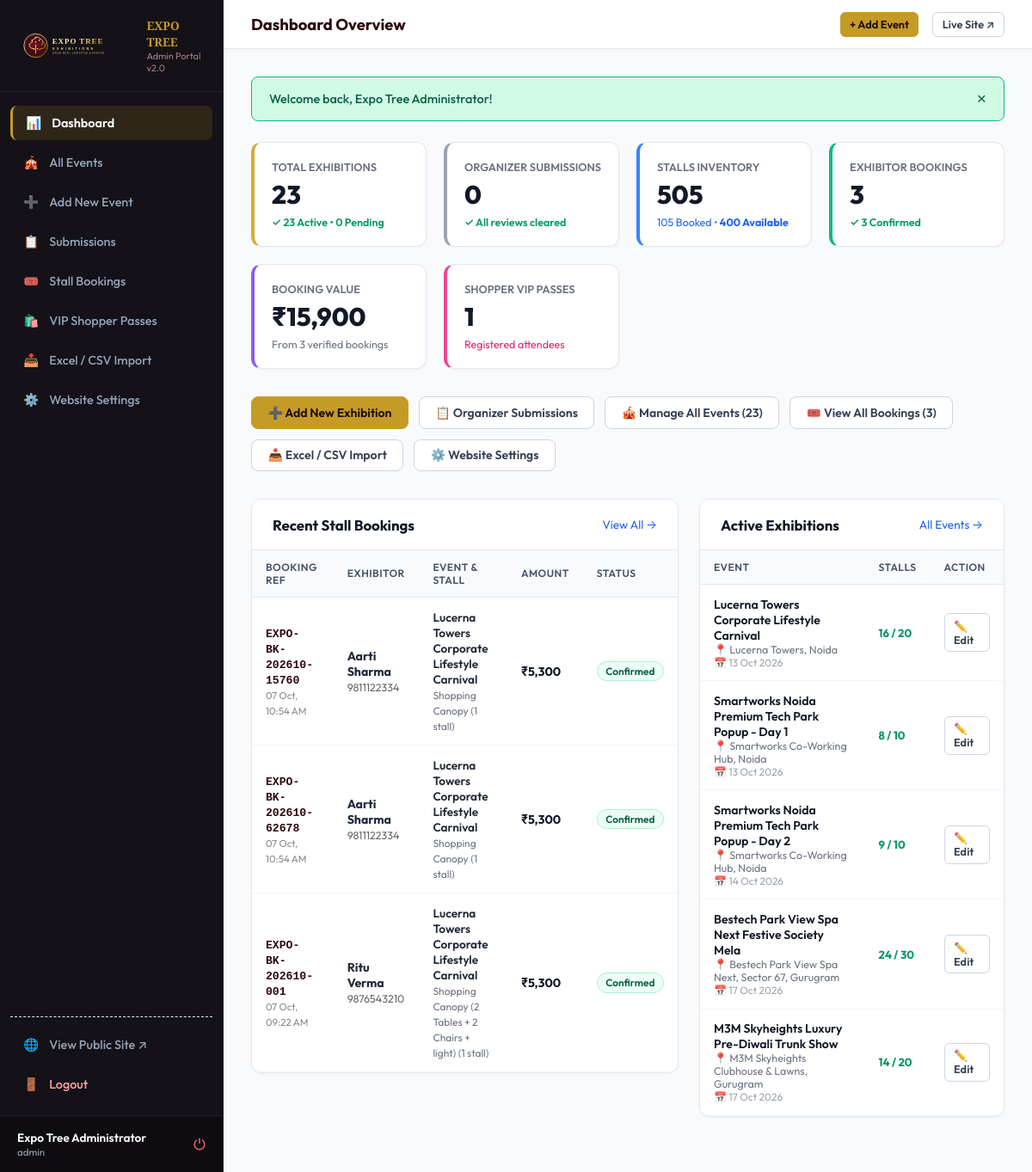
/admin/index.php (signed in), run on the app's committed database.
### tables this page shows
CREATE TABLE `bookings` (
  `id` int(11) NOT NULL AUTO_INCREMENT,
  `booking_number` varchar(50) NOT NULL,
  `event_id` int(11) NOT NULL,
  `customer_name` varchar(150) NOT NULL,
  `business_name` varchar(150) DEFAULT NULL,
  `mobile` varchar(30) NOT NULL,
  `whatsapp` varchar(30) NOT NULL,
  `email` varchar(150) DEFAULT NULL,
  `address` text DEFAULT NULL,
  `category_name` varchar(100) DEFAULT 'Jewellery & Accessories',
  `stall_type` varchar(150) NOT NULL,
  `start_date` date NOT NULL,
  `end_date` date NOT NULL,
  `days_count` int(11) NOT NULL DEFAULT 1,
  `stalls_count` int(11) NOT NULL DEFAULT 1,
  `price_per_day` decimal(10,2) NOT NULL DEFAULT 0.00,
  `addons_json` text DEFAULT NULL,
  `addons_total` decimal(10,2) NOT NULL DEFAULT 0.00,
  `total_amount` decimal(10,2) NOT NULL DEFAULT 0.00,
  `notes` text DEFAULT NULL,
  `status` enum('pending','confirmed','cancelled','completed') NOT NULL DEFAULT 'confirmed',
  `whatsapp_sent` tinyint(1) NOT NULL DEFAULT 1,
  `created_at` timestamp NOT NULL DEFAULT current_timestamp(),
  `updated_at` timestamp NOT NULL DEFAULT current_timestamp() ON UPDATE current_timestamp(),
  PRIMARY KEY (`id`),
  UNIQUE KEY `booking_number` (`booking_number`),
  KEY `fk_bookings_event` (`event_id`),
  CONSTRAINT `fk_bookings_event` FOREIGN KEY (`event_id`) REFERENCES `events` (`id`) ON DELETE CASCADE
);

CREATE TABLE `events` (
  `id` int(11) NOT NULL AUTO_INCREMENT,
  `title` varchar(255) NOT NULL,
  `slug` varchar(255) NOT NULL,
  `category` varchar(100) DEFAULT 'Lifestyle & Festive',
  `event_type` varchar(100) NOT NULL DEFAULT 'Exhibition',
  `start_date` date NOT NULL,
  `end_date` date NOT NULL,
  `date_display` varchar(100) DEFAULT NULL,
  `venue` varchar(255) NOT NULL,
  `city` varchar(100) NOT NULL,
  `state` varchar(100) NOT NULL DEFAULT 'Delhi NCR',
  `pincode` varchar(20) DEFAULT NULL,
  `address` text DEFAULT NULL,
  `location_type` varchar(50) DEFAULT 'Outdoors',
  `footfall` varchar(100) DEFAULT NULL,
  `gentry` varchar(100) DEFAULT 'Middle Class',
  `timings` varchar(100) DEFAULT '10:00 AM - 8:00 PM',
  `layout_type` varchar(100) DEFAULT 'First come first serve',
  `fan_charge` varchar(50) DEFAULT '300 RS',
  `price_shopping_canopy` decimal(10,2) DEFAULT NULL,
  `price_shopping_table1` decimal(10,2) DEFAULT NULL,
  `price_shopping_table2` decimal(10,2) DEFAULT NULL,
  `price_food_canopy` decimal(10,2) DEFAULT NULL,
  `price_food_table2` decimal(10,2) DEFAULT NULL,
  `price_promotional` varchar(100) DEFAULT '10k onwards',
  `daily_stall_price` decimal(10,2) NOT NULL DEFAULT 5000.00,
  `total_stalls` int(11) NOT NULL DEFAULT 20,
  `available_stalls` int(11) NOT NULL DEFAULT 20,
  `booked_stalls` int(11) NOT NULL DEFAULT 0,
  `stall_sizes` varchar(255) DEFAULT 'Canopy: 3x3m • Table: 6x2ft',
  `facilities` text DEFAULT NULL,
  `booking_instructions` text DEFAULT NULL,
  `terms_conditions` text DEFAULT NULL,
  `description` text DEFAULT NULL,
  `image_url` varchar(500) DEFAULT NULL,
  `banner_url` varchar(500) DEFAULT NULL,
  `venue_images_json` text DEFAULT NULL,
  `highlights` text DEFAULT NULL,
  `map_link` text DEFAULT NULL,
  `organizer_name` varchar(150) DEFAULT 'Expo Tree Exhibitions',
  `organizer_company` varchar(150) DEFAULT 'Expo Tree Events Pvt Ltd',
  `organizer_phone` varchar(30) DEFAULT '9811175057',
  `organizer_whatsapp` varchar(30) DEFAULT '9811175057',
  `organizer_email` varchar(150) DEFAULT 'expotreeexhibitions@gmail.com',
  `organizer_website` varchar(255) DEFAULT NULL,
  `status` enum('draft','pending','approved','published','unpublished','rejected','active','inactive','archived') NOT NULL DEFAULT 'published',
  `is_featured` tinyint(1) NOT NULL DEFAULT 0,
  `source` enum('admin','organizer_submission') NOT NULL DEFAULT 'admin',
  `rejection_reason` text DEFAULT NULL,
  `created_at` timestamp NOT NULL DEFAULT current_timestamp(),
  `updated_at` timestamp NOT NULL DEFAULT current_timestamp() ON UPDATE current_timestamp(),
  PRIMARY KEY (`id`),
  UNIQUE KEY `slug` (`slug`),
  KEY `idx_slug` (`slug`),
  KEY `idx_dates` (`start_date`,`end_date`),
  KEY `idx_city` (`city`),
  KEY `idx_type` (`event_type`),
  KEY `idx_status` (`status`)
);

### includes/functions.php (called while the page is built, shortened)
<?php
function e($value) {
    return htmlspecialchars((string)($value ?? ''), ENT_QUOTES, 'UTF-8');
}

### admin/index.php (the view, shortened to what this page needs)
<?php
require_once __DIR__ . '/../includes/db.php';
require_once __DIR__ . '/../includes/functions.php';
$totalEvents = (int)$pdo->query("SELECT COUNT(*) FROM events")->fetchColumn();
$activeEvents = (int)$pdo->query("SELECT COUNT(*) FROM events WHERE status IN ('published', 'active')")->fetchColumn();
$pendingEvents = (int)$pdo->query("SELECT COUNT(*) FROM events WHERE status = 'pending'")->fetchColumn();
$stallsMetrics = $pdo->query("
    SELECT
        COALESCE(SUM(total_stalls), 0) as total,
        COALESCE(SUM(booked_stalls), 0) as booked,
        COALESCE(SUM(available_stalls), 0) as available
    FROM events
")->fetch();
$totalBookings = (int)$pdo->query("SELECT COUNT(*) FROM bookings")->fetchColumn();
$pendingBookings = (int)$pdo->query("SELECT COUNT(*) FROM bookings WHERE status = 'pending'")->fetchColumn();
$confirmedBookings = (int)$pdo->query("SELECT COUNT(*) FROM bookings WHERE status = 'confirmed'")->fetchColumn();
$totalRevenue = (float)$pdo->query("SELECT COALESCE(SUM(total_amount), 0) FROM bookings WHERE status IN ('confirmed', 'completed')")->fetchColumn();
$shopperPasses = (int)$pdo->query("SELECT COUNT(*) FROM shopper_passes")->fetchColumn();
$recentBookings = $pdo->query("
    SELECT b.*, e.title as event_title, e.city as event_city
    FROM bookings b
    JOIN events e ON b.event_id = e.id
    ORDER BY b.created_at DESC
    LIMIT 6
")->fetchAll();
$upcomingEvents = $pdo->query("
    SELECT * FROM events
    WHERE status IN ('published', 'active')
    ORDER BY start_date ASC
    LIMIT 5
")->fetchAll();
require_once __DIR__ . '/includes/admin-header.php';
?>
<div style="display: grid; grid-template-columns: repeat(auto-fit, minmax(200px, 1fr)); gap: 1.25rem; margin-bottom: 2rem;">
  <div class="admin-card" style="margin-bottom: 0; padding: 1.25rem; border-left: 4px solid #D4AF37;">
    <div style="font-size: 0.8rem; font-weight: 600; color: #6b7280; text-transform: uppercase;">Total Exhibitions</div>
    <div style="font-size: 1.85rem; font-weight: 800; color: #111827; margin: 0.35rem 0;"><?= $totalEvents ?></div>
    <div style="font-size: 0.78rem; color: #059669; font-weight: 600;">✓ <?= $activeEvents ?> Active • <?= $pendingEvents ?> Pending</div>
  </div>
  <div class="admin-card" style="margin-bottom: 0; padding: 1.25rem; border-left: 4px solid <?= $pendingEvents > 0 ? '#f59e0b' : '#9ca3af' ?>;">
    <div style="font-size: 0.8rem; font-weight: 600; color: #6b7280; text-transform: uppercase;">Organizer Submissions</div>
    <div style="font-size: 1.85rem; font-weight: 800; color: <?= $pendingEvents > 0 ? '#d97706' : '#111827' ?>; margin: 0.35rem 0;"><?= $pendingEvents ?></div>
    <div style="font-size: 0.78rem;">
      <?php if ($pendingEvents > 0): ?>
        <a href="<?= BASE_URL ?>/admin/submissions.php" style="color: #d97706; font-weight: 700; text-decoration: none;">⚠️ Review <?= $pendingEvents ?> Pending →</a>
      <?php else: ?>
        <span style="color: #059669; font-weight: 600;">✓ All reviews cleared</span>
      <?php endif; ?>
    </div>
  </div>
  <div class="admin-card" style="margin-bottom: 0; padding: 1.25rem; border-left: 4px solid #3b82f6;">
    <div style="font-size: 0.8rem; font-weight: 600; color: #6b7280; text-transform: uppercase;">Stalls Inventory</div>
    <div style="font-size: 1.85rem; font-weight: 800; color: #111827; margin: 0.35rem 0;"><?= $stallsMetrics['total'] ?></div>
    <div style="font-size: 0.78rem; color: #2563eb;">
      <?= $stallsMetrics['booked'] ?> Booked • <strong><?= $stallsMetrics['available'] ?> Available</strong>
    </div>
  </div>
  <div class="admin-card" style="margin-bottom: 0; padding: 1.25rem; border-left: 4px solid #10b981;">
    <div style="font-size: 0.8rem; font-weight: 600; color: #6b7280; text-transform: uppercase;">Exhibitor Bookings</div>
    <div style="font-size: 1.85rem; font-weight: 800; color: #111827; margin: 0.35rem 0;"><?= $totalBookings ?></div>
    <div style="font-size: 0.78rem; color: #059669; font-weight: 600;">
      ✓ <?= $confirmedBookings ?> Confirmed <?= $pendingBookings > 0 ? "• <span style='color:#d97706;'>{$pendingBookings} Pending</span>" : '' ?>
    </div>
  </div>
  <div class="admin-card" style="margin-bottom: 0; padding: 1.25rem; border-left: 4px solid #8b5cf6;">
    <div style="font-size: 0.8rem; font-weight: 600; color: #6b7280; text-transform: uppercase;">Booking Value</div>
    <div style="font-size: 1.85rem; font-weight: 800; color: #111827; margin: 0.35rem 0;">₹<?= number_format($totalRevenue, 0) ?></div>
    <div style="font-size: 0.78rem; color: #6b7280;">From <?= $confirmedBookings ?> verified bookings</div>
  </div>
  <div class="admin-card" style="margin-bottom: 0; padding: 1.25rem; border-left: 4px solid #ec4899;">
    <div style="font-size: 0.8rem; font-weight: 600; color: #6b7280; text-transform: uppercase;">Shopper VIP Passes</div>
    <div style="font-size: 1.85rem; font-weight: 800; color: #111827; margin: 0.35rem 0;"><?= $shopperPasses ?></div>
    <div style="font-size: 0.78rem; color: #db2777;">Registered attendees</div>
  </div>
</div>
<div style="display: flex; gap: 0.75rem; margin-bottom: 2rem; flex-wrap: wrap;">
  <a href="<?= BASE_URL ?>/admin/event-add.php" class="admin-btn admin-btn-gold">
    <span>➕ Add New Exhibition</span>
  </a>
  <a href="<?= BASE_URL ?>/admin/submissions.php" class="admin-btn admin-btn-outline">
    <span>📋 Organizer Submissions <?= $pendingEvents > 0 ? "({$pendingEvents})" : '' ?></span>
  </a>
  <a href="<?= BASE_URL ?>/admin/events.php" class="admin-btn admin-btn-outline">
    <span>🎪 Manage All Events (<?= $totalEvents ?>)</span>
  </a>
  <a href="<?= BASE_URL ?>/admin/bookings.php" class="admin-btn admin-btn-outline">
    <span>🎟️ View All Bookings (<?= $totalBookings ?>)</span>
  </a>
  <a href="<?= BASE_URL ?>/admin/import.php" class="admin-btn admin-btn-outline">
    <span>📥 Excel / CSV Import</span>
  </a>
  <a href="<?= BASE_URL ?>/admin/settings.php" class="admin-btn admin-btn-outline">
    <span>⚙️ Website Settings</span>
  </a>
</div>
<div style="display: grid; grid-template-columns: 1.4fr 1fr; gap: 1.5rem; align-items: start;">
  <div class="admin-card">
    <div class="admin-card-header">
      <h3 style="font-size: 1.05rem; font-weight: 700; color: #111827;">Recent Stall Bookings</h3>
      <a href="<?= BASE_URL ?>/admin/bookings.php" style="font-size: 0.85rem; color: #2563eb; text-decoration: none;">View All →</a>
    </div>
    <div style="overflow-x: auto;">
      <table class="admin-table">
        <thead>
          <tr>
            <th>Booking Ref</th>
            <th>Exhibitor</th>
            <th>Event &amp; Stall</th>
            <th>Amount</th>
            <th>Status</th>
          </tr>
        </thead>
        <tbody>
          <?php if (empty($recentBookings)): ?>
            <tr><td colspan="5" style="text-align: center; color: #888; padding: 2rem;">No bookings recorded yet.</td></tr>
          <?php else: ?>
            <?php foreach ($recentBookings as $rb): ?>
              <tr>
                <td>
                  <strong style="font-family: monospace; font-size: 0.82rem; color: var(--admin-burgundy);"><?= e($rb['booking_number']) ?></strong><br>
                  <span style="font-size: 0.72rem; color: #888;"><?= date('d M, h:i A', strtotime($rb['created_at'])) ?></span>
                </td>
                <td>
                  <strong><?= e($rb['customer_name']) ?></strong><br>
                  <span style="font-size: 0.78rem; color: #666;"><?= e($rb['mobile']) ?></span>
                </td>
                <td>
                  <div style="font-size: 0.85rem; font-weight: 600; color: #1f2937;"><?= e($rb['event_title']) ?></div>
                  <span style="font-size: 0.75rem; color: #6b7280;"><?= e($rb['stall_type']) ?> (<?= $rb['stalls_count'] ?> stall)</span>
                </td>
                <td>
                  <strong style="color: #111827;">₹<?= number_format($rb['total_amount'], 0) ?></strong>
                </td>
                <td>
                  <span class="badge <?= $rb['status'] === 'confirmed' ? 'badge-success' : ($rb['status'] === 'pending' ? 'badge-warning' : 'badge-danger') ?>">
                    <?= ucfirst($rb['status']) ?>
                  </span>
                </td>
              </tr>
            <?php endforeach; ?>
          <?php endif; ?>
        </tbody>
      </table>
    </div>
  </div>
  <div class="admin-card">
    <div class="admin-card-header">
      <h3 style="font-size: 1.05rem; font-weight: 700; color: #111827;">Active Exhibitions</h3>
      <a href="<?= BASE_URL ?>/admin/events.php" style="font-size: 0.85rem; color: #2563eb; text-decoration: none;">All Events →</a>
    </div>
    <div style="overflow-x: auto;">
      <table class="admin-table">
        <thead>
          <tr>
            <th>Event</th>
            <th>Stalls</th>
            <th>Action</th>
          </tr>
        </thead>
        <tbody>
          <?php if (empty($upcomingEvents)): ?>
            <tr><td colspan="3" style="text-align: center; color: #888; padding: 2rem;">No upcoming events.</td></tr>
          <?php else: ?>
            <?php foreach ($upcomingEvents as $uev): ?>
              <tr>
                <td>
                  <div style="font-weight: 600; color: #111827;"><?= e($uev['title']) ?></div>
                  <div style="font-size: 0.78rem; color: #6b7280;">📍 <?= e($uev['venue']) ?>, <?= e($uev['city']) ?></div>
                  <div style="font-size: 0.75rem; color: #9ca3af;">📅 <?= e($uev['date_display'] ?? formatDateRange($uev['start_date'], $uev['end_date'])) ?></div>
                </td>
                <td>
                  <span style="font-size: 0.82rem; font-weight: 700; color: <?= $uev['available_stalls'] > 0 ? '#059669' : '#dc2626' ?>;">
                    <?= $uev['available_stalls'] ?> / <?= $uev['total_stalls'] ?>
                  </span>
                </td>
                <td>
                  <a href="<?= BASE_URL ?>/admin/event-edit.php?id=<?= $uev['id'] ?>" class="admin-btn admin-btn-outline admin-btn-sm" title="Edit">
                    ✏️ Edit
                  </a>
                </td>
              </tr>
            <?php endforeach; ?>
          <?php endif; ?>
        </tbody>
      </table>
    </div>
  </div>
</div>
<?php require_once __DIR__ . '/includes/admin-footer.php'; ?>

### data on the page
bookings: booking_number "EXPO-BK-202610-15760", created_at "07 Oct, 10:54 AM", customer_name "Aarti Sharma", mobile "9811122334", event.title "Lucerna Towers Corporate Lifestyle Carnival", stall_type "Shopping Canopy", stalls_count "1", total_amount "5,300", status "Confirmed"
bookings: booking_number "EXPO-BK-202610-62678", created_at "07 Oct, 10:54 AM", customer_name "Aarti Sharma", mobile "9811122334", event.title "Lucerna Towers Corporate Lifestyle Carnival", stall_type "Shopping Canopy", stalls_count "1", total_amount "5,300", status "Confirmed"
bookings: booking_number "EXPO-BK-202610-001", created_at "07 Oct, 09:22 AM", customer_name "Ritu Verma", mobile "9876543210", event.title "Lucerna Towers Corporate Lifestyle Carnival", stall_type "Shopping Canopy (2 Tables + 2 Chairs + light)", stalls_count "1", total_amount "5,300", status "Confirmed"
events: title "Lucerna Towers Corporate Lifestyle Carnival", venue "Lucerna Towers", city "Noida", date_display "13 Oct 2026", available_stalls "16", total_stalls "20"
events: title "Smartworks Noida Premium Tech Park Popup - Day 1", venue "Smartworks Co-Working Hub", city "Noida", date_display "13 Oct 2026", available_stalls "8", total_stalls "10"
events: title "Smartworks Noida Premium Tech Park Popup - Day 2", venue "Smartworks Co-Working Hub", city "Noida", date_display "14 Oct 2026", available_stalls "9", total_stalls "10"
events: title "Bestech Park View Spa Next Festive Society Mela", venue "Bestech Park View Spa Next, Sector 67", city "Gurugram", date_display "17 Oct 2026", available_stalls "24", total_stalls "30"
events: title "M3M Skyheights Luxury Pre-Diwali Trunk Show", venue "M3M Skyheights Clubhouse & Lawns", city "Gurugram", date_display "17 Oct 2026", available_stalls "14", total_stalls "20"

### other printed values
$_SESSION['admin_name'] "Expo Tree Administrator"
$_SESSION['admin_username'] "admin"
$adminTitle "Dashboard Overview"
$flash['message'] "Welcome back, Expo Tree Administrator!"
$totalEvents "23"
$activeEvents "23"
$pendingEvents "0"
$stallsMetrics['total'] "505"
$stallsMetrics['booked'] "105"
$stallsMetrics['available'] "400"
$totalBookings "3"
$confirmedBookings "3"
$totalRevenue "15,900"
$shopperPasses "1"
